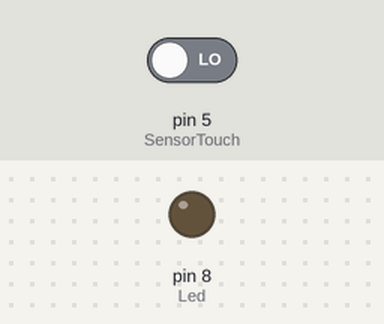
Bench run of a sketch on a simulated Arduino Uno, built with avr-gcc and run on an emulated ATmega328P. Shown: output pins drawn as LEDs (lit = HIGH). The inputs (shaded band) are chosen by the test bench; at power-on: pin 5 (SensorTouch) LOW.

Above: at 1.2 s.
1.3 s: pin 5 (SensorTouch) driven HIGH
At 1.7 s:
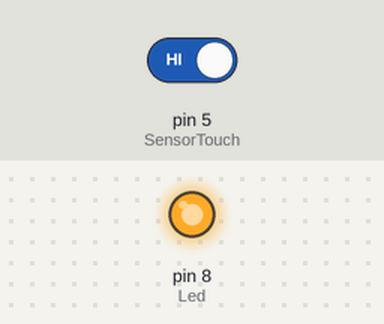
2.8 s: pin 5 (SensorTouch) driven LOW
At 4.0 s:
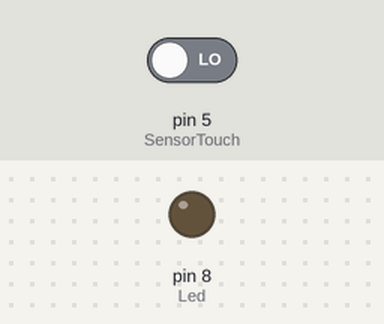
Timing chart, 0 to 5.8 s (numbered marks = the images above; inputs shaded):
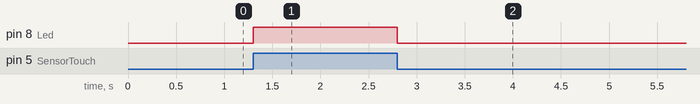

The sketch:

PrenderLuces.ino
```cpp
#define SensorTouch 5

int Led = 8;
int touch;

void setup() {
  pinMode(SensorTouch,INPUT);
  pinMode(Led,OUTPUT);
}

void loop() {
  touch = digitalRead(SensorTouch);
  if (touch == HIGH){
    digitalWrite(Led,HIGH);
  }
  else {
    digitalWrite(Led,LOW);
  }
}
```

Measured:
- after the input at 1.3 s, pin 8 (Led): LOW → HIGH at once
- after the input at 2.8 s, pin 8 (Led): HIGH → LOW at once
